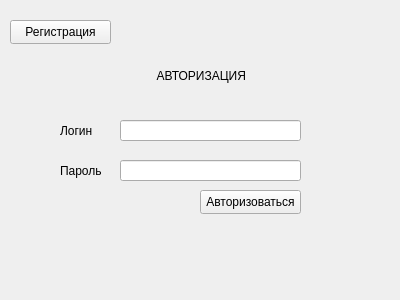
<?xml version="1.0" encoding="UTF-8"?>
<ui version="4.0">
 <class>LoginWindow</class>
 <widget class="QWidget" name="LoginWindow">
  <property name="geometry">
   <rect>
    <x>0</x>
    <y>0</y>
    <width>400</width>
    <height>300</height>
   </rect>
  </property>
  <property name="windowTitle">
   <string>Form</string>
  </property>
  <widget class="QLineEdit" name="loginLineEdit">
   <property name="geometry">
    <rect>
     <x>120</x>
     <y>120</y>
     <width>181</width>
     <height>21</height>
    </rect>
   </property>
  </widget>
  <widget class="QLineEdit" name="passwordLineEdit">
   <property name="geometry">
    <rect>
     <x>120</x>
     <y>160</y>
     <width>181</width>
     <height>21</height>
    </rect>
   </property>
  </widget>
  <widget class="QLabel" name="label">
   <property name="geometry">
    <rect>
     <x>60</x>
     <y>120</y>
     <width>61</width>
     <height>21</height>
    </rect>
   </property>
   <property name="text">
    <string>Логин</string>
   </property>
  </widget>
  <widget class="QLabel" name="label_2">
   <property name="geometry">
    <rect>
     <x>60</x>
     <y>160</y>
     <width>61</width>
     <height>21</height>
    </rect>
   </property>
   <property name="text">
    <string>Пароль</string>
   </property>
  </widget>
  <widget class="QLabel" name="label_3">
   <property name="geometry">
    <rect>
     <x>110</x>
     <y>50</y>
     <width>191</width>
     <height>51</height>
    </rect>
   </property>
   <property name="text">
    <string>              АВТОРИЗАЦИЯ</string>
   </property>
  </widget>
  <widget class="QPushButton" name="loginButton">
   <property name="geometry">
    <rect>
     <x>200</x>
     <y>190</y>
     <width>101</width>
     <height>24</height>
    </rect>
   </property>
   <property name="text">
    <string>Авторизоваться</string>
   </property>
  </widget>
  <widget class="QLabel" name="errorLabel">
   <property name="geometry">
    <rect>
     <x>140</x>
     <y>260</y>
     <width>131</width>
     <height>16</height>
    </rect>
   </property>
   <property name="text">
    <string/>
   </property>
  </widget>
  <widget class="QPushButton" name="registerButton">
   <property name="geometry">
    <rect>
     <x>10</x>
     <y>20</y>
     <width>101</width>
     <height>24</height>
    </rect>
   </property>
   <property name="text">
    <string>Регистрация</string>
   </property>
  </widget>
 </widget>
 <resources/>
 <connections/>
</ui>
